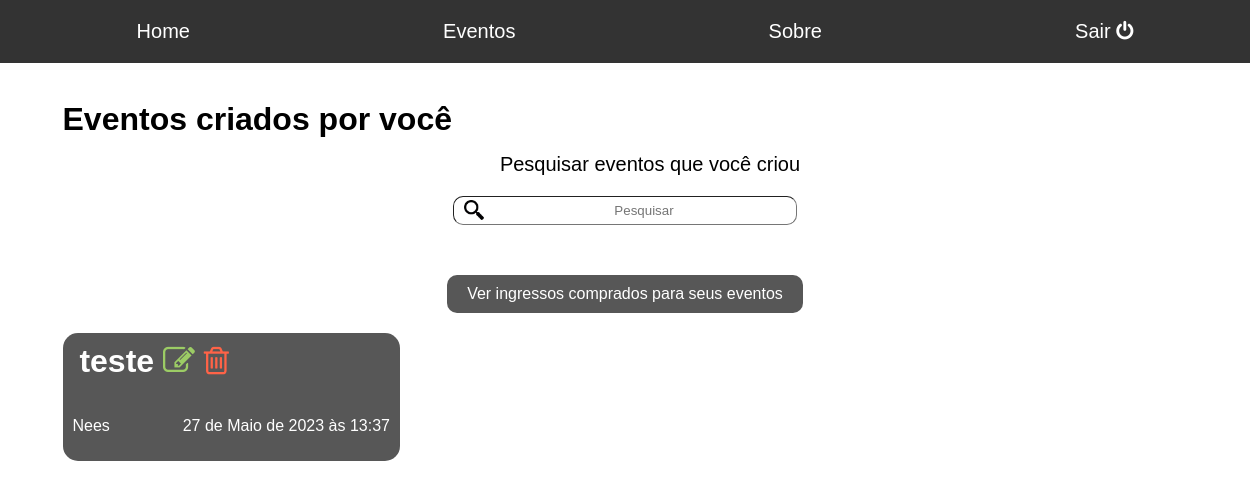
The app's page /meus.eventos (signed in), older data.
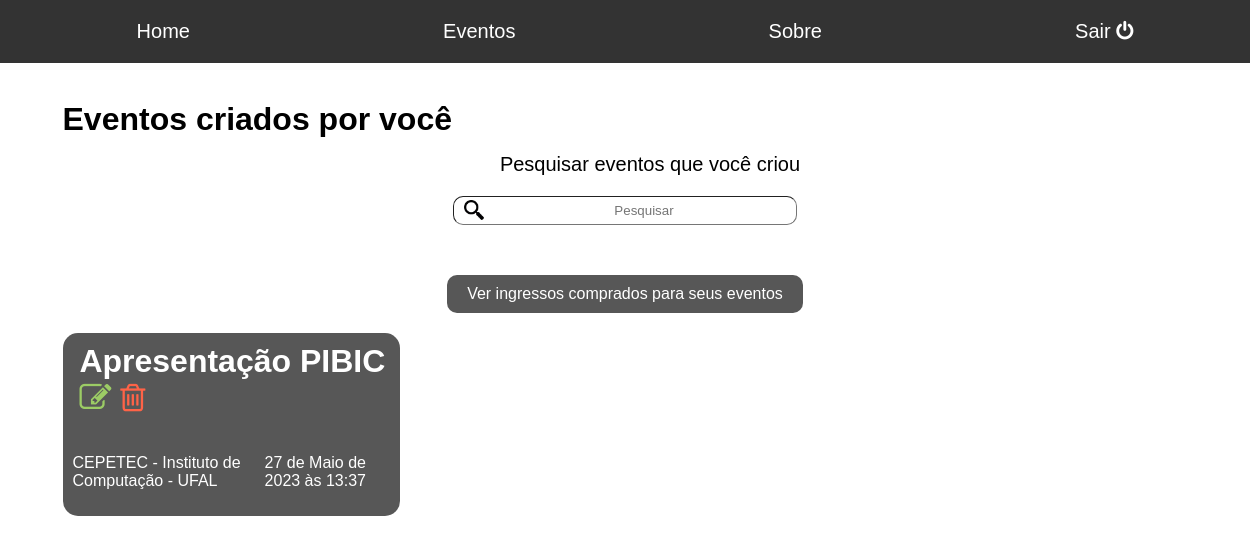
The same page, newer data.
### usuario/models.py (models this page shows, shortened)
class Event(models.Model):
    titulo = models.CharField(max_length=50)
    local = models.CharField(max_length=150)
    data_e_hora = models.DateTimeField()
    descricao = models.TextField()
    contato = models.CharField(max_length=150)
    max_ingressos = models.PositiveSmallIntegerField()
    preco = models.DecimalField(decimal_places=2, max_digits=10)
    criado_em = models.DateTimeField(auto_now_add=True)
    usuario = models.ForeignKey(User, on_delete=models.CASCADE)

### usuario/views.py (the view)
# urls.py: path('meus.eventos', views.meusEventos, name = 'meuseventos'),
@login_required
def meusEventos(request):
    search = request.GET.get('search')
    if search:
        eventos_lista = Event.objects.filter(usuario=request.user).filter(titulo__icontains=search)
    else:
        eventos_lista = Event.objects.filter(usuario=request.user).order_by('-criado_em')
    return (render(request, 'meus.eventos.html', {'eventos': eventos_lista}))

### usuario/templates/meus.eventos.html (shortened to what this page needs)
{% extends 'base-usuario.html' %}
{% load static %}
{% block head %}
	<link rel="stylesheet" type="text/css" href="{% static 'css/home.css' %}">
	<link rel="stylesheet" type="text/css" href="{% static 'css/todos.eventos.css' %}">
{% endblock %}
{% block content %}
	<h1>Eventos criados por você</h1>
	<div class="container" id="x">
		<div id="y"><p id="search">Pesquisar eventos que você criou</p></div>
		<form method="GET">
			<input type="text" id="a" placeholder="Pesquisar" name="search" value="{{request.GET.search}}">
		</form>
		<button class="botaoAdd"><a href="" style="text-decoration: none; color: #fff">Ver ingressos comprados para seus eventos </a></button>
	</div>
	<div id="ultimos" class="container">
		{% for eventos in eventos %}
		<div class="evento">
			<h1>
				<a style="text-decoration: none; color: #fff" href= "desc_evento/{{eventos.id}}">{{eventos.titulo}}</a>
				<a style="text-decoration: none; color: #9CCC65" href= "editar_evento/{{eventos.id}}"><i class="fa fa-pencil-square-o" aria-hidden="true"></i></a>
				<a style="text-decoration: none; color: #FF6347" href= "deletar_evento/{{eventos.id}}"><i class="fa fa-trash-o" aria-hidden="true"></i></a>
			</h1>
			<div class="container" id="info">
				<p>{{eventos.local}}</p>
				<p>{{eventos.data_e_hora}}</p>
			</div>
		</div>
		{% endfor %}
	</div>
{% endblock %}

Row changes from the older to the newer data that the page shows:
changed Event: titulo "teste" → "Apresentação PIBIC"; local "Nees" → "CEPETEC - Instituto de Computação - UFAL"
